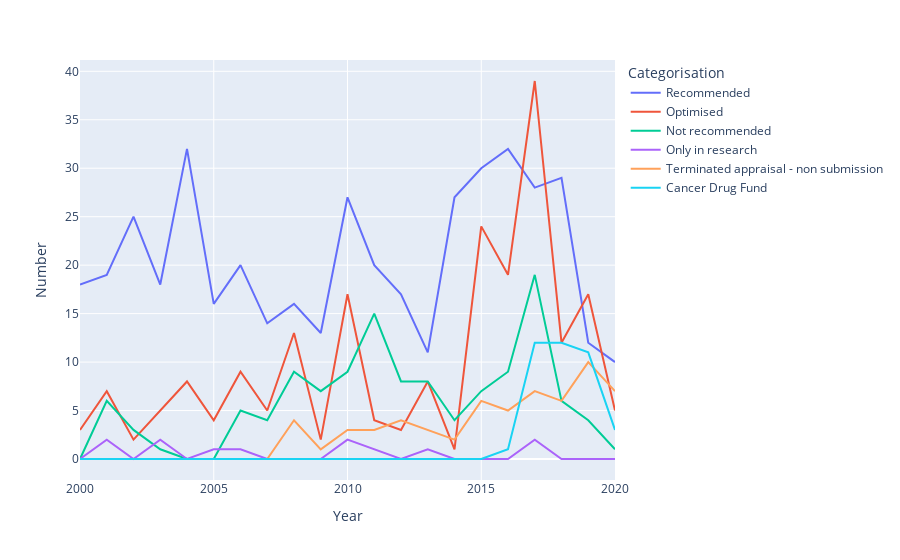

This figure's notebook cell:
### Markdown cell above
### How did this change over time?

### Code cell
# Replace date by year
data_year_costif_pharm = data_pharm.copy()
data_year_costif_pharm['Year of Publication'] = data_pharm['Year of Publication'].str.split('/', expand=True)[0]

# Create container
time_series = pd.DataFrame(columns=['Year', 'Number', 'Categorisation'])

# Count number of occurences for each year
years = data_year_costif_pharm['Year of Publication'].unique()
cats = data_year_costif_pharm['Categorisation (for specific recommendation)'].unique()
for year in years:
    container = pd.DataFrame(columns=['Year', 'Number', 'Categorisation'])
    
    # Filter for year
    mask = data_year_costif_pharm['Year of Publication'] == year
    temp = data_year_costif_pharm[mask]
    
    # Count number of occurences for each categorisation type
    for cat in cats:
        mask = temp['Categorisation (for specific recommendation)'] == cat
        number = len(temp[mask])
        container = container.append(pd.DataFrame({'Year': [int(year)], 'Number': [number], 'Categorisation': [cat]}))
    
    # Append to final df
    time_series = time_series.append(container)

# Plot over time
fig = px.line(time_series, x='Year', y='Number', color='Categorisation')
fig.show()

### Figure 1 — Plotly figure (JSON) as saved in the notebook; plotly's stock layout.template omitted (floating-point values rounded to 4 significant figures)
{"data": [{"hovertemplate": "Categorisation=Recommended<br>Year=%{x}<br>Number=%{y}<extra></extra>", "legendgroup": "Recommended", "line": {"color": "#636efa", "dash": "solid"}, "mode": "lines", "name": "Recommended", "orientation": "v", "showlegend": true, "type": "scatter", "x": [2000, 2001, 2002, 2003, 2004, 2005, 2006, 2007, 2008, 2009, 2010, 2011, 2012, 2013, 2014, 2015, 2016, 2017, 2018, 2019, 2020], "xaxis": "x", "y": [18, 19, 25, 18, 32, 16, 20, 14, 16, 13, 27, 20, 17, 11, 27, 30, 32, 28, 29, 12, 10], "yaxis": "y"}, {"hovertemplate": "Categorisation=Optimised<br>Year=%{x}<br>Number=%{y}<extra></extra>", "legendgroup": "Optimised", "line": {"color": "#EF553B", "dash": "solid"}, "mode": "lines", "name": "Optimised", "orientation": "v", "showlegend": true, "type": "scatter", "x": [2000, 2001, 2002, 2003, 2004, 2005, 2006, 2007, 2008, 2009, 2010, 2011, 2012, 2013, 2014, 2015, 2016, 2017, 2018, 2019, 2020], "xaxis": "x", "y": [3, 7, 2, 5, 8, 4, 9, 5, 13, 2, 17, 4, 3, 8, 1, 24, 19, 39, 12, 17, 5], "yaxis": "y"}, {"hovertemplate": "Categorisation=Not recommended<br>Year=%{x}<br>Number=%{y}<extra></extra>", "legendgroup": "Not recommended", "line": {"color": "#00cc96", "dash": "solid"}, "mode": "lines", "name": "Not recommended", "orientation": "v", "showlegend": true, "type": "scatter", "x": [2000, 2001, 2002, 2003, 2004, 2005, 2006, 2007, 2008, 2009, 2010, 2011, 2012, 2013, 2014, 2015, 2016, 2017, 2018, 2019, 2020], "xaxis": "x", "y": [0, 6, 3, 1, 0, 0, 5, 4, 9, 7, 9, 15, 8, 8, 4, 7, 9, 19, 6, 4, 1], "yaxis": "y"}, {"hovertemplate": "Categorisation=Only in research<br>Year=%{x}<br>Number=%{y}<extra></extra>", "legendgroup": "Only in research", "line": {"color": "#ab63fa", "dash": "solid"}, "mode": "lines", "name": "Only in research", "orientation": "v", "showlegend": true, "type": "scatter", "x": [2000, 2001, 2002, 2003, 2004, 2005, 2006, 2007, 2008, 2009, 2010, 2011, 2012, 2013, 2014, 2015, 2016, 2017, 2018, 2019, 2020], "xaxis": "x", "y": [0, 2, 0, 2, 0, 1, 1, 0, 0, 0, 2, 1, 0, 1, 0, 0, 0, 2, 0, 0, 0], "yaxis": "y"}, {"hovertemplate": "Categorisation=Terminated appraisal - non submission<br>Year=%{x}<br>Number=%{y}<extra></extra>", "legendgroup": "Terminated appraisal - non submission", "line": {"color": "#FFA15A", "dash": "solid"}, "mode": "lines", "name": "Terminated appraisal - non submission", "orientation": "v", "showlegend": true, "type": "scatter", "x": [2000, 2001, 2002, 2003, 2004, 2005, 2006, 2007, 2008, 2009, 2010, 2011, 2012, 2013, 2014, 2015, 2016, 2017, 2018, 2019, 2020], "xaxis": "x", "y": [0, 0, 0, 0, 0, 0, 0, 0, 4, 1, 3, 3, 4, 3, 2, 6, 5, 7, 6, 10, 7], "yaxis": "y"}, {"hovertemplate": "Categorisation=Cancer Drug Fund<br>Year=%{x}<br>Number=%{y}<extra></extra>", "legendgroup": "Cancer Drug Fund", "line": {"color": "#19d3f3", "dash": "solid"}, "mode": "lines", "name": "Cancer Drug Fund", "orientation": "v", "showlegend": true, "type": "scatter", "x": [2000, 2001, 2002, 2003, 2004, 2005, 2006, 2007, 2008, 2009, 2010, 2011, 2012, 2013, 2014, 2015, 2016, 2017, 2018, 2019, 2020], "xaxis": "x", "y": [0, 0, 0, 0, 0, 0, 0, 0, 0, 0, 0, 0, 0, 0, 0, 0, 1, 12, 12, 11, 3], "yaxis": "y"}], "layout": {"legend": {"title": {"text": "Categorisation"}, "tracegroupgap": 0}, "margin": {"t": 60}, "xaxis": {"anchor": "y", "domain": [0, 1], "title": {"text": "Year"}}, "yaxis": {"anchor": "x", "domain": [0, 1], "title": {"text": "Number"}}}}
